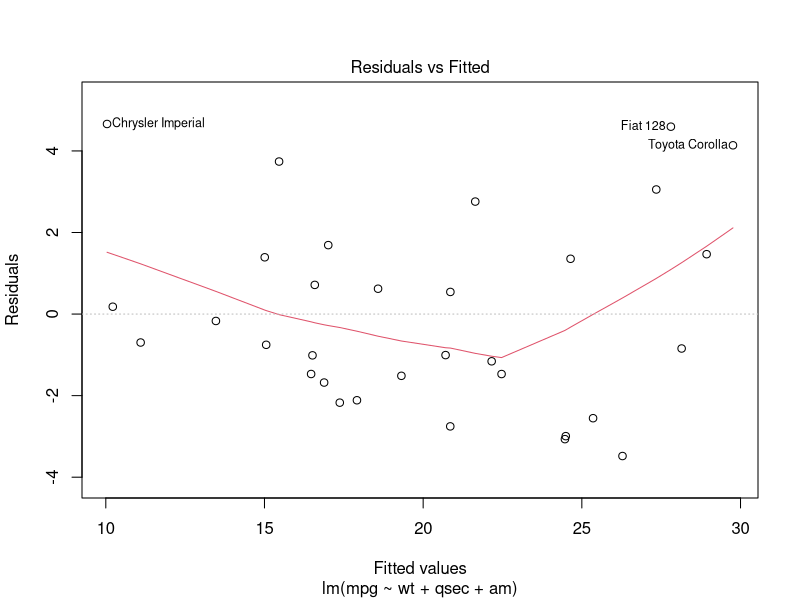
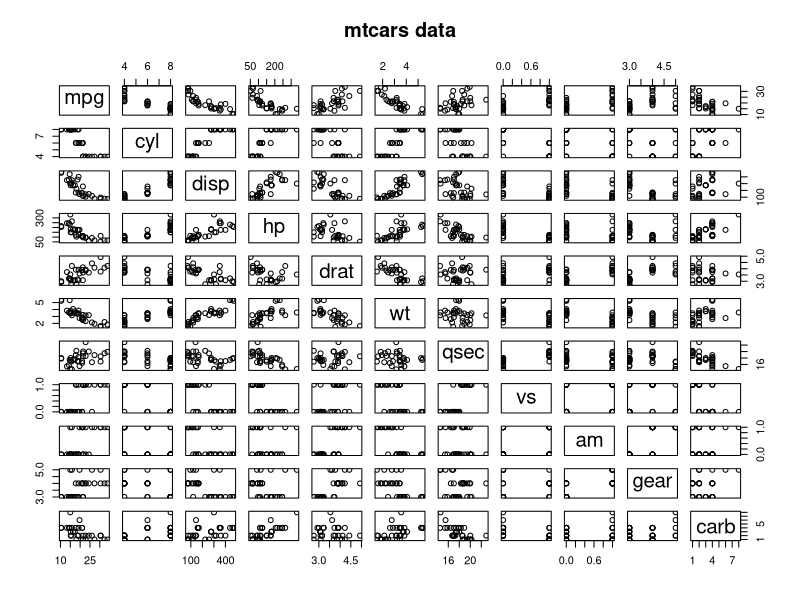
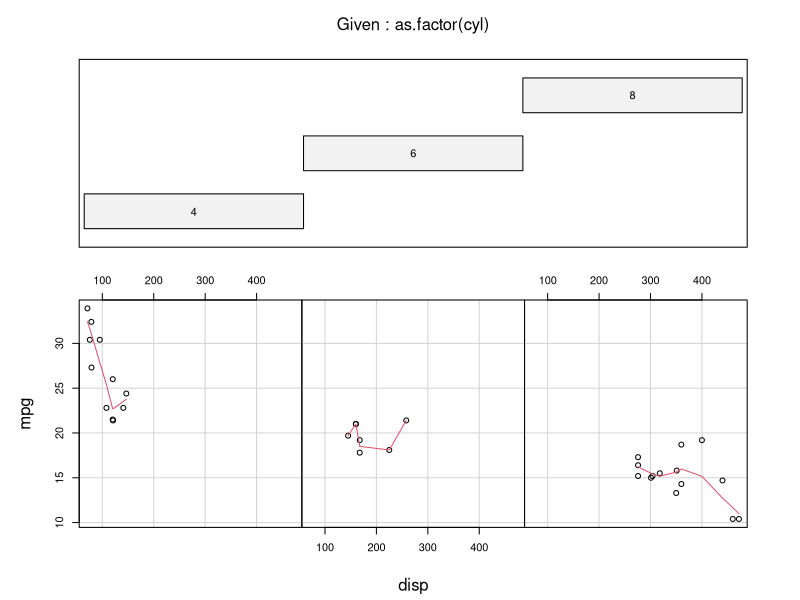
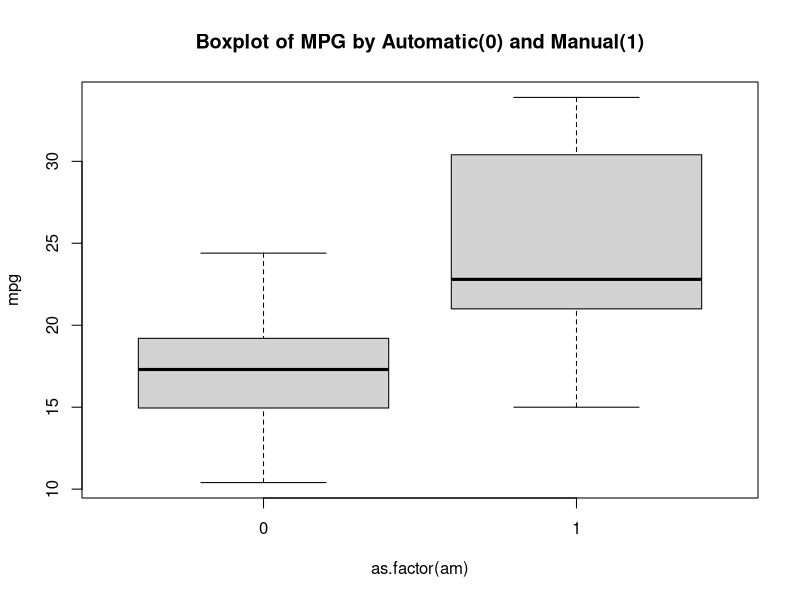

Here is the R script that generated these plots, in order:
## ---- chunk 1
full.model <- lm(mpg ~ .,mtcars)
summary(full.model)
## ---- chunk 2
reduced.model <- step(full.model, direction="backward")
## ---- chunk 3
summary(reduced.model)
## ---- chunk 4
confint(reduced.model)
confint(reduced.model, level=0.99)
## ---- chunk 5
plot(reduced.model, which=1)
## ---- chunk 6
str(mtcars)
require(graphics)
pairs(mtcars, main = "mtcars data")
coplot(mpg ~ disp | as.factor(cyl), data = mtcars,
       panel = panel.smooth, rows = 1)
boxplot(mpg ~ as.factor(am), data=mtcars, main = "Boxplot of MPG by Automatic(0) and Manual(1)")
## ---- chunk 7
reduced.model <- step(full.model, direction="backward")
